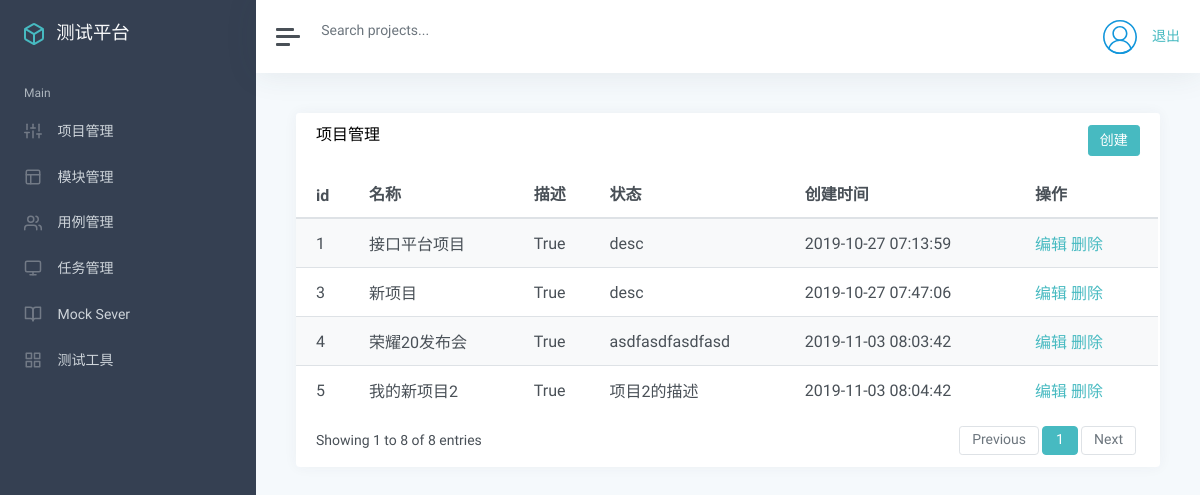
Page /manage/ (signed in) on the earlier database version.
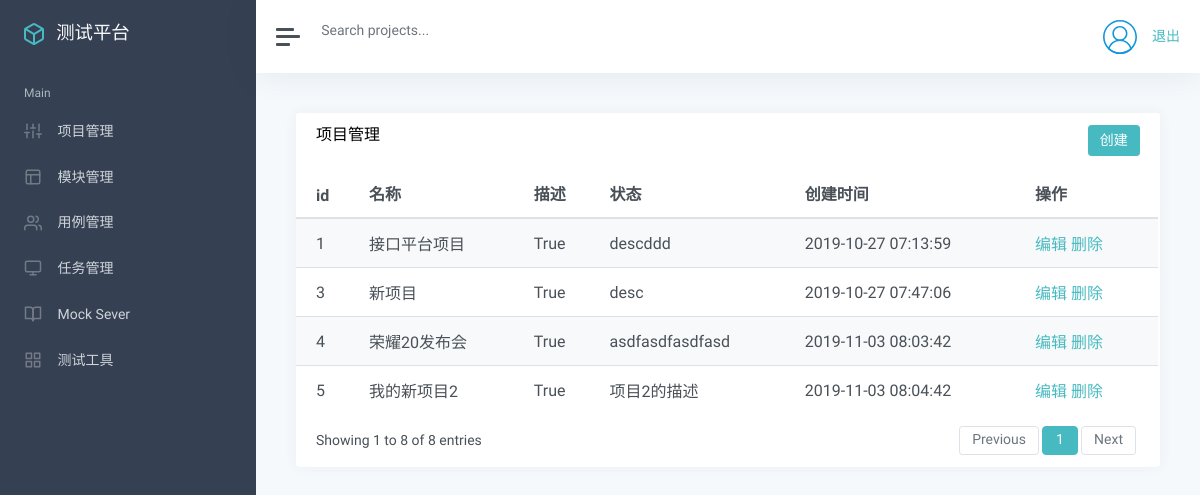
Same page on the later database version.
### app_manage/models.py (models this page shows, shortened)
class Project(models.Model):
    name = models.CharField("名称", max_length=100, null=False, default="")
    describe = models.TextField("描述", default="")
    status = models.BooleanField("状态", default=True)
    update_time = models.DateTimeField("更新时间", auto_now=True)
    create_time = models.DateTimeField("创建时间", auto_now_add=True)

### app_manage/views/project_view.py (the view)
# urls.py: path('', project_view.list_project),
@login_required
def list_project(request):
    username = request.COOKIES.get('user', '')
    project_list = Project.objects.all()
    return render(request, "project/list.html", {"projects": project_list,
                                                 "user": username})

### templates/project/list.html (shortened to what this page needs)
{% extends "manage.html" %}
{% block manage %}
<div class="card flex-fill">
    <div class="card-header">
        <h5 class="card-title mb-0" style="float:left">项目管理</h5>
        <button onclick="add()" type="button" class="btn btn-primary" style="float:right">创建</button>
    </div>
    <div id="datatables-dashboard-traffic_wrapper" class="dataTables_wrapper dt-bootstrap4 no-footer">
        <div class="row">
            <div class="col-sm-12">
                <table id="datatables-dashboard-traffic" class="table table-striped my-0 dataTable no-footer"
                    role="grid" aria-describedby="datatables-dashboard-traffic_info">
                    <thead>
                        <tr role="row">
                            <th>id</th>
                            <th>名称</th>
                            <th>描述</th>
                            <th>状态</th>
                            <th>创建时间</th>
                            <th>操作</th>
                        </tr>
                    </thead>
                    <tbody>
                        {% for p in projects %}
                        <tr role="row" class="odd">
                            <td>{{ p.id }}</td>
                            <td>{{ p.name }}</td>
                            <td>{{ p.status }}</td>
                            <td>{{ p.describe }}</td>
                            <td>{{ p.create_time |date:"Y-m-d H:i:s"}}</td>
                            <td>
                                <a href="/manage/project_edit/{{p.id}}/">编辑</a>
                                <a href="/manage/project_delete/{{p.id}}/">删除</a>
                            </td>
                        </tr>
                        {% endfor %}
                    </tbody>
                </table>
            </div>
        </div>
        <div class="row">
            <div class="col-sm-12 col-md-5">
                <div class="dataTables_info" id="datatables-dashboard-traffic_info" role="status" aria-live="polite">
                    Showing 1 to 8 of 8 entries
                </div>
            </div>
            <div class="col-sm-12 col-md-7">
                <div class="dataTables_paginate paging_simple_numbers" id="datatables-dashboard-traffic_paginate">
                    <ul class="pagination">
                        <li class="paginate_button page-item previous disabled"
                            id="datatables-dashboard-traffic_previous">
                            <a href="#" aria-controls="datatables-dashboard-traffic" data-dt-idx="0" tabindex="0"
                                class="page-link">Previous</a>
                        </li>
                        <li class="paginate_button page-item active">
                            <a href="#" aria-controls="datatables-dashboard-traffic" data-dt-idx="1" tabindex="0"
                                class="page-link">1</a>
                        </li>
                        <li class="paginate_button page-item next disabled" id="datatables-dashboard-traffic_next">
                            <a href="#" aria-controls="datatables-dashboard-traffic" data-dt-idx="2" tabindex="0"
                                class="page-link">Next</a>
                        </li>
                    </ul>
                </div>
            </div>
        </div>
    </div>
</div>
{% endblock %}

Differences in the rows shown:
changed Project "接口平台项目": describe "desc" → "descddd"
